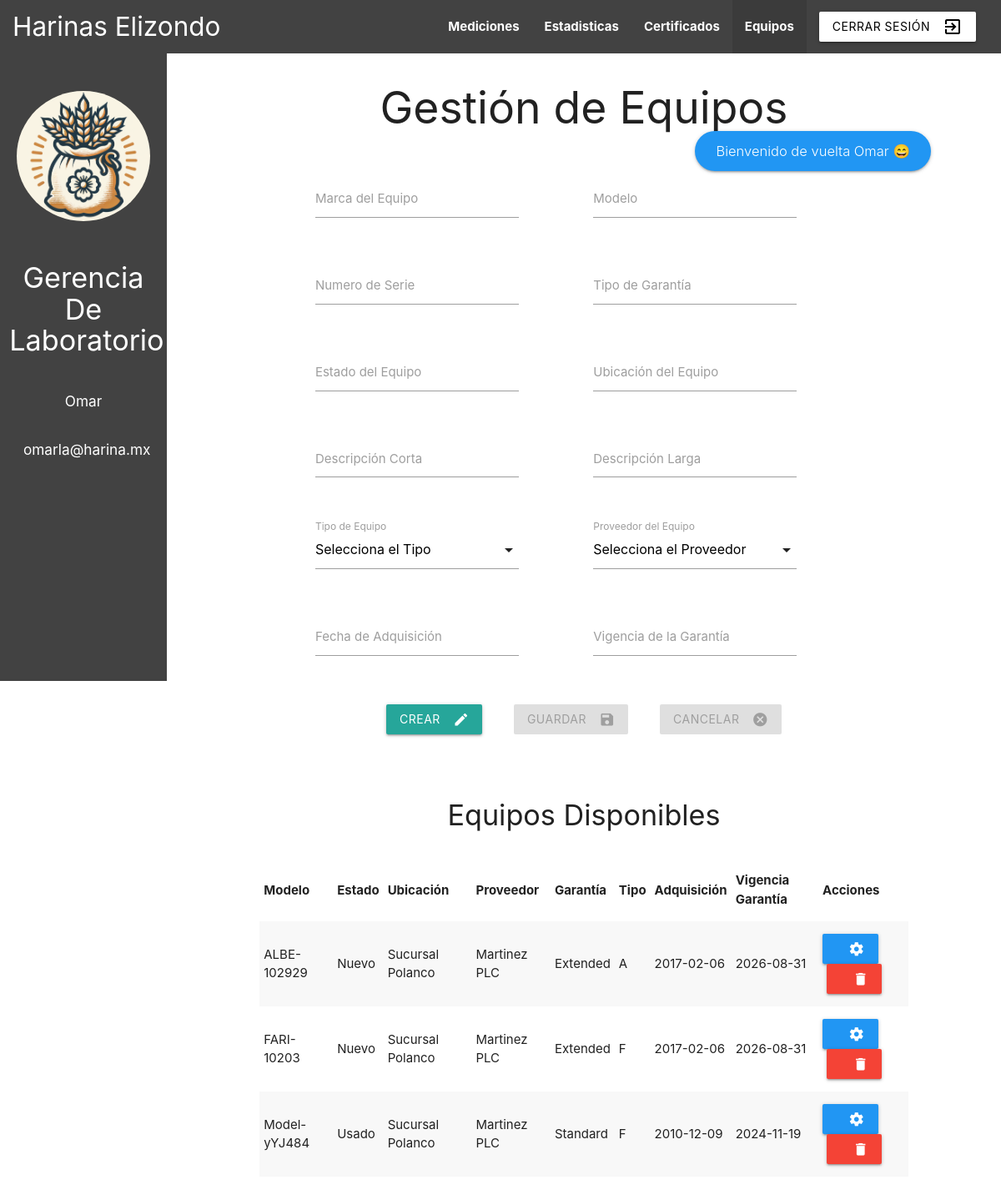
Screenshot of /dashboard.php?view=equipos (signed in) with the database file from the repository.
### tables this page shows
CREATE TABLE `rol` (
  `id_rol` int(11) NOT NULL,
  `rol` varchar(50) NOT NULL,
  `color` varchar(50) NOT NULL
);

CREATE TABLE `equipo` (
  `id_equipo` int(11) NOT NULL,
  `des_larga` varchar(300) NOT NULL,
  `des_corta` varchar(100) NOT NULL,
  `marca` varchar(50) NOT NULL,
  `modelo` varchar(100) NOT NULL,
  `serie` varchar(100) NOT NULL,
  `id_tipo` int(11) DEFAULT NULL,
  `id_proveedor` int(11) DEFAULT NULL,
  `f_adquisicion` varchar(100) NOT NULL,
  `garantia_tipo` varchar(100) NOT NULL,
  `estado` varchar(100) NOT NULL,
  `ubicacion` varchar(100) NOT NULL,
  `garantia_vigencia` varchar(100) NOT NULL
);

CREATE TABLE `proveedor` (
  `id_proveedor` int(11) NOT NULL,
  `nombre` varchar(100) NOT NULL,
  `correo` varchar(100) NOT NULL,
  `sitio_web` varchar(200) DEFAULT NULL,
  `f_inicio_relacion` varchar(100) NOT NULL,
  `estado` varchar(20) NOT NULL
);

CREATE TABLE `tipo` (
  `id_tipo` int(11) NOT NULL,
  `tipo` varchar(50) NOT NULL
);

### actions/db.php (called while the page is built, shortened)
<?php
function query ($conn, $q) {
    return $conn->query($q);
}
?>

### views/equipos.php (the view, shortened to what this page needs)
<?php
	$result_equipo = query($conn, "SELECT equipo.id_equipo, equipo.des_larga, equipo.des_corta, equipo.marca, equipo.modelo, equipo.serie,
		proveedor.nombre AS proveedor, tipo.tipo AS tipo, equipo.f_adquisicion, equipo.garantia_tipo,
		equipo.estado, equipo.ubicacion, equipo.garantia_vigencia
		FROM equipo
		JOIN proveedor ON equipo.id_proveedor = proveedor.id_proveedor
		JOIN tipo ON equipo.id_tipo = tipo.id_tipo;");
	$update_mode = isset($_GET['equipo_id']);
	$update = "";
?>
<div class="col s12">
	<div class="row center-align">
		<h2>Gestión de Equipos</h2>
	</div>
	<div class="row">
		<form class="col s12" method="POST" action="actions/equipos.php<?php echo $update_mode ? "?equipo_update_id=".$_GET['equipo_id'] : "" ?>">
			<div class="row">
				<div class="input-field col s4 offset-s1">
					<input id="marca" type="text" class="validate" name="marca" value="<?php echo $update_mode ? $update['marca'] : ""; ?>">
					<label for="marca">Marca del Equipo</label>
		        </div>
		        <div class="input-field col s4 offset-s1">
					<input id="modelo" type="text" class="validate" name="modelo" value="<?php echo $update_mode ? $update['modelo'] : ""; ?>">
					<label for="modelo">Modelo</label>
		        </div>
		    </div>
			<div class="row">
				<div class="input-field col s4 offset-s1">
					<input id="serie" type="text" class="validate" name="serie" value="<?php echo $update_mode ? $update['serie'] : ""; ?>">
					<label for="serie">Numero de Serie</label>
		        </div>
		        <div class="input-field col s4 offset-s1">
					<input id="garantia" type="text" class="validate" name="garantia_tipo" value="<?php echo $update_mode ? $update['garantia_tipo'] : ""; ?>">
					<label for="garantia">Tipo de Garantía</label>
		        </div>
		    </div>
			<div class="row">
				<div class="input-field col s4 offset-s1">
					<input id="estado" type="text" class="validate" name="estado" value="<?php echo $update_mode ? $update['estado'] : ""; ?>">
					<label for="estado">Estado del Equipo</label>
		        </div>
		        <div class="input-field col s4 offset-s1">
					<input id="ubicacion" type="text" class="validate" name="ubicacion" value="<?php echo $update_mode ? $update['ubicacion'] : ""; ?>">
					<label for="ubicacion">Ubicación del Equipo</label>
		        </div>
		    </div>
			<div class="row">
				<div class="input-field col s4 offset-s1">
					<textarea id="textarea-corta" class="materialize-textarea" name="des_corta"></textarea>
					<label for="textarea-corta">Descripción Corta</label>
		        </div>
		        <div class="input-field col s4 offset-s1">
					<textarea id="textarea-larga" class="materialize-textarea" name="des_larga"></textarea>
					<label for="textarea-larga">Descripción Larga</label>
		        </div>
		    </div>
		    <div class="row">
			    <div class="input-field col s4 offset-s1">
					<label>Tipo de Equipo</label>
				</div>
				<div class="input-field col s4 offset-s1">
					<label>Proveedor del Equipo</label>
				</div>
			</div>
			<div class="row">
				<div class="input-field col s4 offset-s1">
		    		<input name="f_adquisicion" type="text" class="datepicker" id="datepicker-adquisicion">
		    		<label for="datepicker-adquisicion">Fecha de Adquisición</label>
				</div>
				<div class="input-field col s4 offset-s1">
		    		<input name="garantia_vigencia" type="text" class="datepicker" id="datepicker-garantia">
		    		<label for="datepicker-garantia">Vigencia de la Garantía</label>
				</div>
			</div>
			<div class="row">
				<div class="input-field col s10 offset-s1">
					<div class="row center-align">
						<button class="waves-effect waves-light btn" name="action" type="submit" value="create" <?php echo $update_mode ? "disabled" : ""; ?>>
							<i class="material-icons right">create</i>Crear
						</button>
						<button class="margin-left waves-effect waves-light btn" name="action" value="update" type="submit" <?php echo $update_mode ? "" : "disabled"; ?>>
							<i class="material-icons right">save</i>Guardar
						</button>
						<a href="dashboard.php?view=equipos" class=" margin-left waves-effect waves-light btn red" <?php echo $update_mode ? "" : "disabled"; ?>>
							<i class="material-icons right">cancel</i>Cancelar
						</a>
					</div>
				</div>
			</div>
		</form>
	</div>
	<div class="row center-align">
		<h4>Equipos Disponibles</h4>
	</div>
	<div class="row">
		<div class="col s12">
			<table class="striped">
				<thead>
					<tr>
						<th>Modelo</th>
						<th>Estado</th>
						<th>Ubicación</th>
						<th>Proveedor</th>
						<th>Garantía</th>
						<th>Tipo</th>
						<th>Adquisición</th>
						<th>Vigencia Garantía</th>
						<th>Acciones</th>
					</tr>
				</thead>
				<tbody>
					<?php
						while ($row = $result_equipo->fetch_assoc()) {
							echo "<tr>";
							echo "<td>".$row['modelo']."</td>";
							echo "<td>".$row['estado']."</td>";
							echo "<td>".$row['ubicacion']."</td>";
							echo "<td>".$row['proveedor']."</td>";
							echo "<td>".$row['garantia_tipo']."</td>";
							echo "<td>".$row['tipo']."</td>";
							echo "<td>".$row['f_adquisicion']."</td>";
							echo "<td>".$row['garantia_vigencia']."</td>";
							echo "<td>";
							echo "<a class=\"blue waves-effect waves-light btn\" href=\"?view=equipos&equipo_id=".$row["id_equipo"]."\"><i class=\"material-icons right\">settings</i></a>";
							echo "<a class=\"red margin-left waves-effect waves-light btn\" href=\"actions/equipos.php?equipo_delete_id=".$row["id_equipo"]."\"><i class=\"material-icons right\">delete</i></a>";
							echo "</td>";
							echo "</tr>";
						}
					?>
				</tbody>
			</table>
		</div>
	</div>
</div>

### components/sidebar.php
<div class="sidebar col s2 <?php echo $role['color']; ?>">
	<div class="row">
		<img class="img-sidebar" src="assets/icon.png">
	</div>
	<div class="row">
		<div class="col s12 center-align">
			<h4 class="white-text title"><?php echo $role['rol']; ?></h4>
		</div>
	</div>
	<div class="row">
		<div class="col s10 offset-s1 center-align">
			<h6 class="white-text"><?php echo $_SESSION['nombre']; ?></h6>
		</div>
	</div>
	<div class="row">
		<div class="col s10 offset-s1 center-align">
			<h6 class="white-text"><?php echo $_SESSION['correo']; ?></h6>
		</div>
	</div>
</div>

### dashboard.php (style rules this page uses)
.title { text-transform: capitalize; }
.img-sidebar { width: 80%; border-radius: 100%; margin-left: 10%; margin-top: 3rem; }
.sidebar { height: 94vh; position: fixed; }

### views/equipos.php (style rules this page uses)
.margin-left { margin-left: 5%; }

### rows the page displays
rol: rol "Gerencia De Laboratorio"
equipo: modelo "ALBE-102929", estado "Nuevo", ubicacion "Sucursal Polanco", id_proveedor.nombre "Martinez PLC", garantia_tipo "Extended", id_tipo.tipo "A", f_adquisicion "2017-02-06", garantia_vigencia "2026-08-31"
equipo: modelo "FARI-10203", estado "Nuevo", ubicacion "Sucursal Polanco", id_proveedor.nombre "Martinez PLC", garantia_tipo "Extended", id_tipo.tipo "F", f_adquisicion "2017-02-06", garantia_vigencia "2026-08-31"
equipo: modelo "Model-yYJ484", estado "Usado", ubicacion "Sucursal Polanco", id_proveedor.nombre "Martinez PLC", garantia_tipo "Standard", id_tipo.tipo "F", f_adquisicion "2010-12-09", garantia_vigencia "2024-11-19"

### other values shown
$view "Mediciones"
$view "Estadisticas"
$view "Certificados"
$view "Equipos"
$_SESSION['nombre'] "Omar"
$_SESSION['correo'] "omarla@harina.mx"
